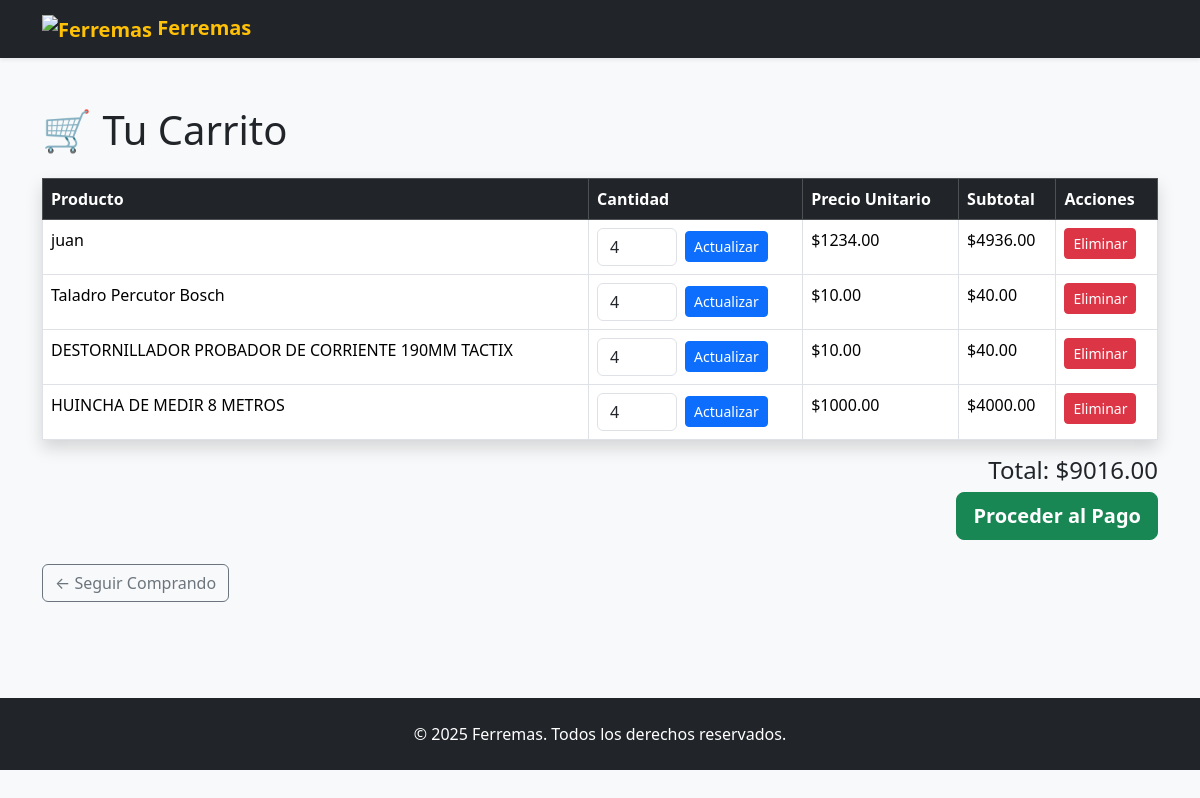
The page /api/carrito/ (signed in) on the database its author committed.
### ferremas/models.py (models this page shows, shortened)
class Herramienta(models.Model):
    CATEGORIAS = [
        ('electricas', 'Eléctricas'),
        ('manuales', 'Manuales'),
        ('medicion', 'Medición'),
        ('otros', 'Otros'),
    ]
    codigo_interno = models.CharField(max_length=50)
    codigo_fabricante = models.CharField(max_length=50, null=True, blank=True)
    marca = models.CharField(max_length=50, null=True, blank=True)
    nombre = models.CharField(max_length=100)
    descripcion = models.TextField()
    precio = models.DecimalField(max_digits=10, decimal_places=2)
    stock = models.IntegerField()
    imagen = models.ImageField(upload_to='herramientas/', null=True, blank=True)
    categoria = models.CharField(max_length=20, choices=CATEGORIAS, default='otros')

### ferremas/views.py (the view)
# urls.py: path('carrito/', views.ver_carrito, name='ver_carrito'),
@login_required
def ver_carrito(request):
    try:
        carrito = Carrito.objects.get(usuario=request.user)
        items_bd = ItemCarrito.objects.filter(carrito=carrito)
    except Carrito.DoesNotExist:
        items_bd = []
    items = []
    total = 0
    for item in items_bd:
        herramienta = item.herramienta
        cantidad = item.cantidad
        precio = herramienta.precio
        subtotal = precio * cantidad
        items.append({
            'herramienta_id': herramienta.id,
            'nombre': herramienta.nombre,
            'monto': precio,
            'cantidad': cantidad,
            'total': subtotal
        })
        total += subtotal
    return render(request, 'ferremas/carrito.html', {
        'items': items,
        'total_carrito': total
    })

### ferremas/templates/ferremas/carrito.html (shortened to what this page needs)
{% load static %}
<!DOCTYPE html>
<html lang="es">
<head>
    <link href="https://cdn.jsdelivr.net/npm/bootstrap@5.3.3/dist/css/bootstrap.min.css" rel="stylesheet">
</head>
<body class="bg-light">
<nav class="navbar navbar-expand-lg navbar-dark bg-dark shadow-sm">
    <div class="container">
        <a class="navbar-brand fw-bold text-warning" href="{% url 'inicio' %}">
            <img src="{% static 'ferremas/logo.png' %}" alt="Ferremas" width="30" height="30">
            Ferremas
        </a>
    </div>
</nav>
<div class="container py-5">
    <h1 class="mb-4">🛒 Tu Carrito</h1>
    {% if items %}
        <table class="table table-bordered table-hover bg-white shadow">
            <thead class="table-dark">
                <tr>
                    <th>Producto</th>
                    <th>Cantidad</th>
                    <th>Precio Unitario</th>
                    <th>Subtotal</th>
                    <th>Acciones</th>
                </tr>
            </thead>
            <tbody>
                {% for item in items %}
                    <tr>
                        <td>{{ item.nombre }}</td>
                        <td>
                            <form method="post" action="{% url 'actualizar_cantidad' item.herramienta_id %}" class="d-flex align-items-center">
                                <input type="number" name="cantidad" min="1" value="{{ item.cantidad }}" class="form-control me-2" style="width: 80px;">
                                <button type="submit" class="btn btn-primary btn-sm">Actualizar</button>
                            </form>
                        </td>
                        <td>${{ item.monto }}</td>
                        <td>${{ item.total }}</td>
                        <td>
                            <form method="post" action="{% url 'eliminar_del_carrito' item.herramienta_id %}">
                                <button type="submit" class="btn btn-danger btn-sm">Eliminar</button>
                            </form>
                        </td>
                    </tr>
                {% endfor %}
            </tbody>
        </table>
        <h4 class="text-end">Total: ${{ total_carrito }}</h4>
        <div class="text-end">
            <form action="{% url 'iniciar_pago' %}" method="post">
                <button type="submit" class="btn btn-success btn-lg fw-bold">Proceder al Pago</button>
            </form>
        </div>
    {% else %}
        <div class="alert alert-info">Tu carrito está vacío.</div>
    {% endif %}
    <a href="{% url 'inicio' %}" class="btn btn-outline-secondary mt-4">← Seguir Comprando</a>
</div>
<footer class="bg-dark text-white text-center py-4 mt-5">
    <div class="container">
        <p class="mb-0">&copy; 2025 Ferremas. Todos los derechos reservados.</p>
    </div>
</footer>
</body>
</html>

### rows shown on the page
Herramienta: nombre "juan", monto "1234.00"
Herramienta: nombre "Taladro Percutor Bosch", monto "10.00"
Herramienta: nombre "DESTORNILLADOR PROBADOR DE CORRIENTE 190MM TACTIX", monto "10.00"
Herramienta: nombre "HUINCHA DE MEDIR 8 METROS", monto "1000.00"

### other values the page prints
{{ item.total }} "4936.00" "40.00" "40.00" "4000.00"
{{ total_carrito }} "9016.00"
